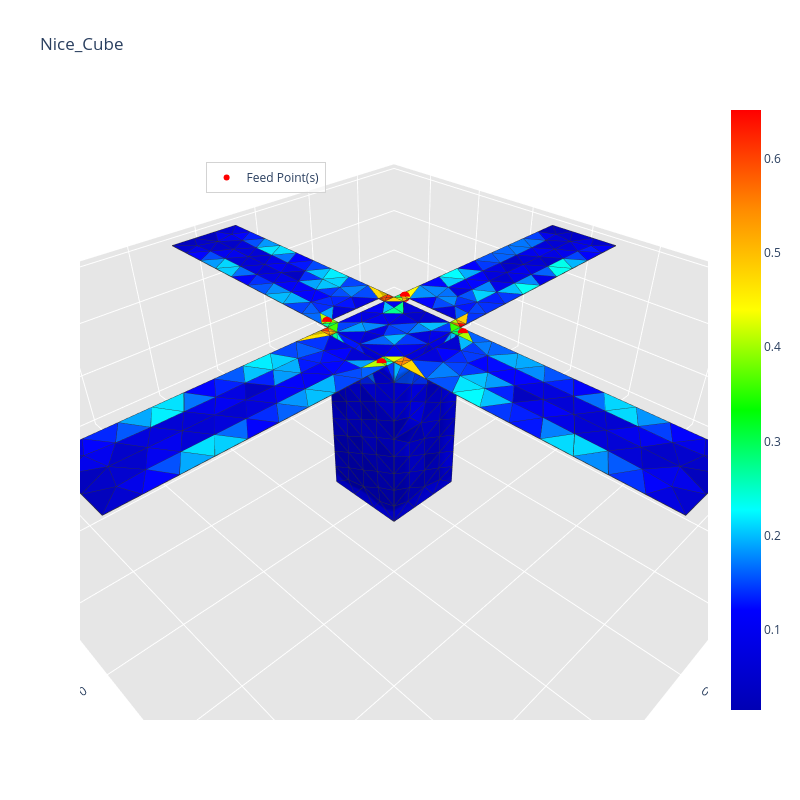

Here is the notebook cell this chart was saved with:
### Code cell
_ = radiation_algorithm(path, frequency, feed_point,
                        voltage_amplitude=voltage_amplitude, 
                        excitation_unit_vector=excitation_units_vector, 
                        gap_width=0.1*initial_mesh_size,
                        voltage_phase=phase)

### Figure 1 — Plotly figure (JSON) as saved in the notebook; plotly's stock layout.template omitted (floating-point values rounded to 4 significant figures; data arrays with more than 128 entries replaced by an {"elided": "..."} marker saying what was removed)
{"data": [{"facecolor": {"elided": "710 str values"}, "i": {"elided": "710 int values"}, "j": {"elided": "710 int values"}, "k": {"elided": "710 int values"}, "name": "", "type": "mesh3d", "x": {"elided": "403 float values"}, "y": {"elided": "403 float values"}, "z": {"elided": "403 float values"}}, {"line": {"color": "rgb(50, 50, 50)", "width": 1.5}, "mode": "lines", "showlegend": false, "type": "scatter3d", "x": {"elided": "3550 float values"}, "y": {"elided": "3550 float values"}, "z": {"elided": "3550 float values"}}, {"hoverinfo": "none", "marker": {"color": [0.01478, 0.6517], "colorscale": [[0, "rgb(0, 0, 180)"], [0.1667, "rgb(0, 0, 255)"], [0.3333, "rgb(0, 255, 255)"], [0.5, "rgb(0, 255, 0)"], [0.6667, "rgb(255, 255, 0)"], [0.8333, "rgb(255, 140, 0)"], [1, "rgb(255, 0, 0)"]], "showscale": true, "size": 0.1}, "mode": "markers", "showlegend": false, "type": "scatter3d", "x": [-0.05], "y": [-0.05], "z": [-0.3]}, {"marker": {"color": "red", "size": 6, "symbol": "circle"}, "mode": "markers+text", "name": "Feed Point(s)", "type": "scatter3d", "x": [0.06, -0.0425, -0.06, 0.0425], "y": [0.0425, 0.06, -0.0425, -0.06], "z": [0.0, 0.0, 0.0, 0.0]}], "layout": {"height": 800, "legend": {"bgcolor": "rgba(255,255,255,0.7)", "bordercolor": "lightgray", "borderwidth": 1, "x": 0.2, "xanchor": "left", "y": 0.9, "yanchor": "top"}, "scene": {"aspectratio": {"x": 1, "y": 1, "z": 0.3}, "camera": {"eye": {"x": 0.65, "y": 0.65, "z": 0.65}}, "xaxis": {"backgroundcolor": "rgb(230, 230, 230)", "gridcolor": "rgb(255, 255, 255)", "showbackground": true, "zerolinecolor": "rgb(255, 255, 255)"}, "yaxis": {"backgroundcolor": "rgb(230, 230, 230)", "gridcolor": "rgb(255, 255, 255)", "showbackground": true, "zerolinecolor": "rgb(255, 255, 255)"}, "zaxis": {"backgroundcolor": "rgb(230, 230, 230)", "gridcolor": "rgb(255, 255, 255)", "showbackground": true, "zerolinecolor": "rgb(255, 255, 255)"}}, "title": {"text": "Nice_Cube"}, "width": 800}}
